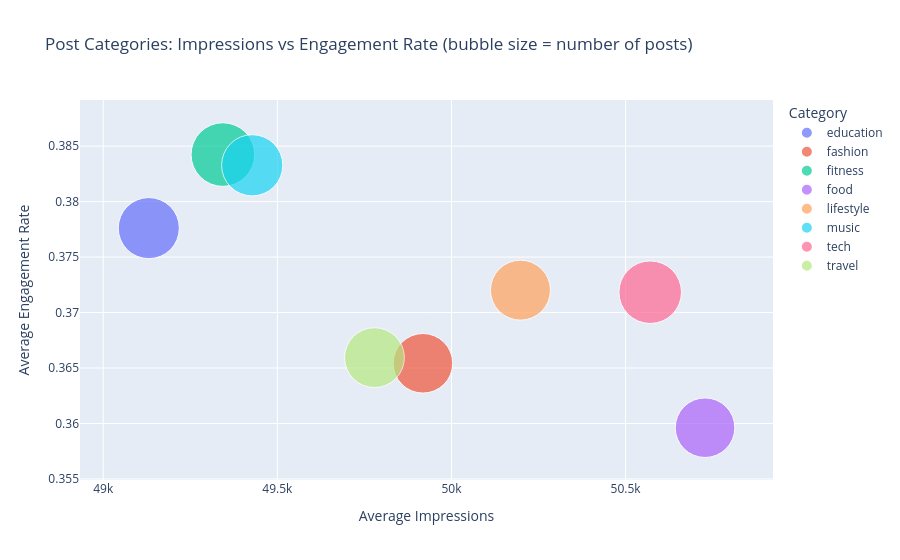

Write notebook code for a chart like this one.
### Markdown cell above
**Interactive bubble chart:** impressions vs engagement rate by category.

### Code cell
category_stats = df.groupby('post_category').agg(
    avg_impressions=('impression_count', 'mean'),
    avg_engagement_rate=('engagement_rate', 'mean'),
    posts=('post_id', 'count')
).reset_index()

fig = px.scatter(category_stats, x='avg_impressions', y='avg_engagement_rate',
                 size='posts', color='post_category', size_max=45,
                 title='Post Categories: Impressions vs Engagement Rate (bubble size = number of posts)',
                 labels={'avg_impressions': 'Average Impressions',
                         'avg_engagement_rate': 'Average Engagement Rate',
                         'post_category': 'Category'})
fig.show()

### Figure 1 — Plotly figure (JSON) as saved in the notebook; plotly's stock layout.template omitted (floating-point values rounded to 4 significant figures)
{"data": [{"hovertemplate": "Category=education<br>Average Impressions=%{x}<br>Average Engagement Rate=%{y}<br>posts=%{marker.size}<extra></extra>", "legendgroup": "education", "marker": {"color": "#636efa", "size": [609], "sizemode": "area", "sizeref": 0.3264, "symbol": "circle"}, "mode": "markers", "name": "education", "orientation": "v", "showlegend": true, "type": "scatter", "x": [49130.0], "xaxis": "x", "y": [0.3776], "yaxis": "y"}, {"hovertemplate": "Category=fashion<br>Average Impressions=%{x}<br>Average Engagement Rate=%{y}<br>posts=%{marker.size}<extra></extra>", "legendgroup": "fashion", "marker": {"color": "#EF553B", "size": [579], "sizemode": "area", "sizeref": 0.3264, "symbol": "circle"}, "mode": "markers", "name": "fashion", "orientation": "v", "showlegend": true, "type": "scatter", "x": [49920.0], "xaxis": "x", "y": [0.3654], "yaxis": "y"}, {"hovertemplate": "Category=fitness<br>Average Impressions=%{x}<br>Average Engagement Rate=%{y}<br>posts=%{marker.size}<extra></extra>", "legendgroup": "fitness", "marker": {"color": "#00cc96", "size": [661], "sizemode": "area", "sizeref": 0.3264, "symbol": "circle"}, "mode": "markers", "name": "fitness", "orientation": "v", "showlegend": true, "type": "scatter", "x": [49340.0], "xaxis": "x", "y": [0.3842], "yaxis": "y"}, {"hovertemplate": "Category=food<br>Average Impressions=%{x}<br>Average Engagement Rate=%{y}<br>posts=%{marker.size}<extra></extra>", "legendgroup": "food", "marker": {"color": "#ab63fa", "size": [579], "sizemode": "area", "sizeref": 0.3264, "symbol": "circle"}, "mode": "markers", "name": "food", "orientation": "v", "showlegend": true, "type": "scatter", "x": [50730.0], "xaxis": "x", "y": [0.3596], "yaxis": "y"}, {"hovertemplate": "Category=lifestyle<br>Average Impressions=%{x}<br>Average Engagement Rate=%{y}<br>posts=%{marker.size}<extra></extra>", "legendgroup": "lifestyle", "marker": {"color": "#FFA15A", "size": [587], "sizemode": "area", "sizeref": 0.3264, "symbol": "circle"}, "mode": "markers", "name": "lifestyle", "orientation": "v", "showlegend": true, "type": "scatter", "x": [50200.0], "xaxis": "x", "y": [0.372], "yaxis": "y"}, {"hovertemplate": "Category=music<br>Average Impressions=%{x}<br>Average Engagement Rate=%{y}<br>posts=%{marker.size}<extra></extra>", "legendgroup": "music", "marker": {"color": "#19d3f3", "size": [612], "sizemode": "area", "sizeref": 0.3264, "symbol": "circle"}, "mode": "markers", "name": "music", "orientation": "v", "showlegend": true, "type": "scatter", "x": [49430.0], "xaxis": "x", "y": [0.3833], "yaxis": "y"}, {"hovertemplate": "Category=tech<br>Average Impressions=%{x}<br>Average Engagement Rate=%{y}<br>posts=%{marker.size}<extra></extra>", "legendgroup": "tech", "marker": {"color": "#FF6692", "size": [639], "sizemode": "area", "sizeref": 0.3264, "symbol": "circle"}, "mode": "markers", "name": "tech", "orientation": "v", "showlegend": true, "type": "scatter", "x": [50570.0], "xaxis": "x", "y": [0.3718], "yaxis": "y"}, {"hovertemplate": "Category=travel<br>Average Impressions=%{x}<br>Average Engagement Rate=%{y}<br>posts=%{marker.size}<extra></extra>", "legendgroup": "travel", "marker": {"color": "#B6E880", "size": [584], "sizemode": "area", "sizeref": 0.3264, "symbol": "circle"}, "mode": "markers", "name": "travel", "orientation": "v", "showlegend": true, "type": "scatter", "x": [49780.0], "xaxis": "x", "y": [0.3659], "yaxis": "y"}], "layout": {"legend": {"itemsizing": "constant", "title": {"text": "Category"}, "tracegroupgap": 0}, "title": {"text": "Post Categories: Impressions vs Engagement Rate (bubble size = number of posts)"}, "xaxis": {"anchor": "y", "domain": [0, 1], "title": {"text": "Average Impressions"}}, "yaxis": {"anchor": "x", "domain": [0, 1], "title": {"text": "Average Engagement Rate"}}}}
